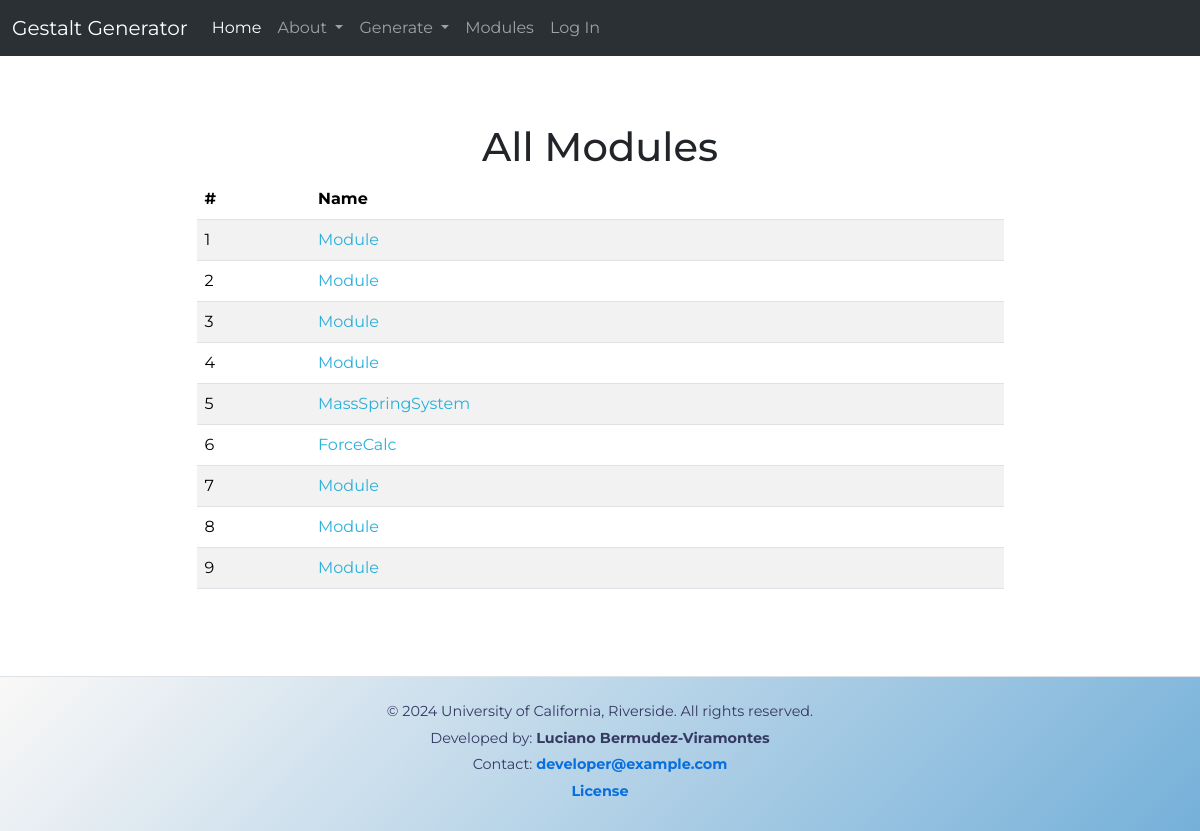
The page /retrieve_modules on the database as committed earlier.
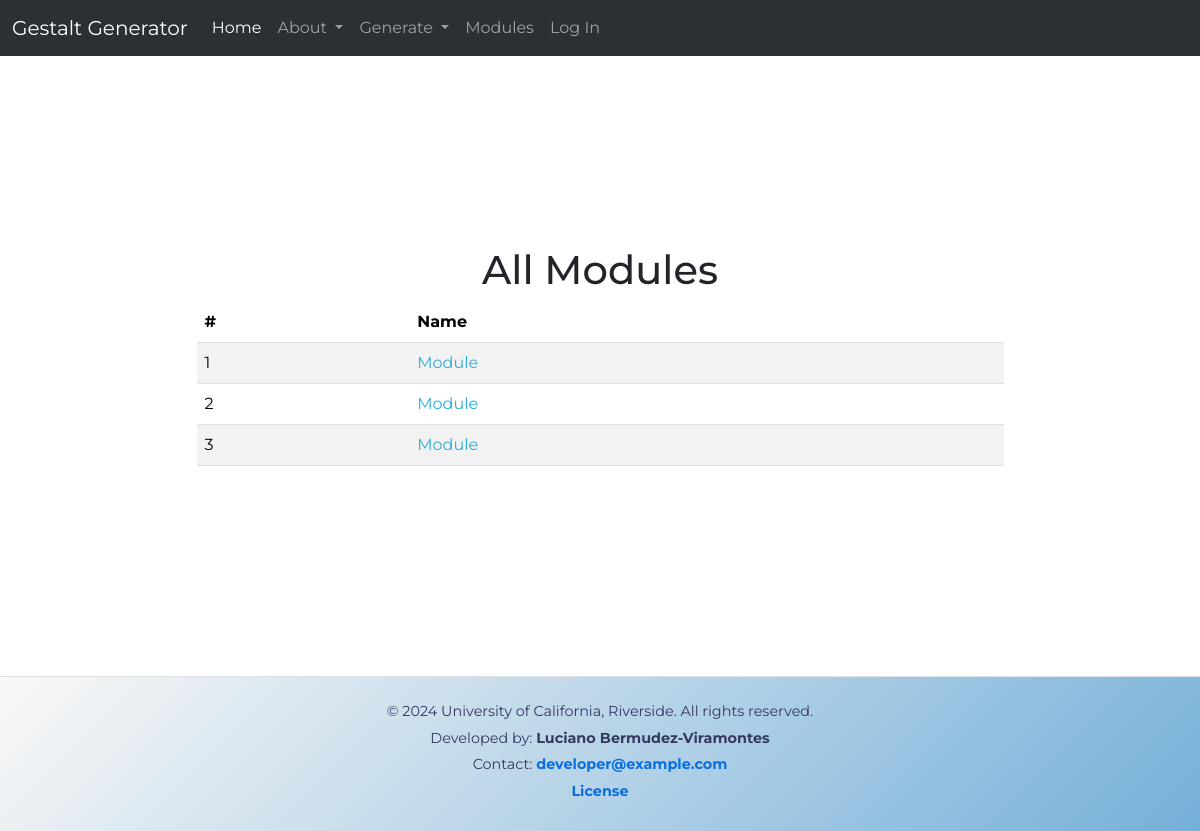
The same page on the database as committed later.
### app/db_models/models.py (models this page shows, shortened)
class EduModule(db.Model):
    __tablename__ = "edu_module"
    id = db.Column(db.Integer, primary_key=True)
    name = db.Column(db.String(256), nullable=False)
    folders = db.relationship("Folder", backref="edu_module", lazy=True)

### app/routes/module_retrieval/module_retrieval.py (the view)
@module_retrieval_bp.route("/retrieve_modules", methods=['GET', 'POST'])
def view_modules():
    modules = EduModule.query.all()
    module_data = []
    for module in modules:
        module_data.append({
            'id': module.id,
            'name': module.name,
        })
    print(f"This is the module data {module_data}")
    return render_template("view_modules.html", modules=module_data)

### app/templates/view_modules.html
{% extends "base.html" %}
{% block content %}
<div class="table-container">
    <h1 class="text-center">All Modules</h1>
    <table class="table table-striped">
        <thead>
            <tr>
                <th scope="col">#</th>
                <th scope="col">Name</th>
            </tr>
        </thead>
        <tbody>
            {% for module in modules %}
            <tr>
                <td>{{ module.id }}</td>
                <td><a
                        href="{{ url_for('module_retrieval_bp.view_module_details',module_name= module.name, module_id = module.id) }}">{{
                        module.name }}</a></td>
            </tr>
            {% endfor %}
        </tbody>
    </table>
</div>
{% endblock %}

### app/templates/base.html (shortened to what this page needs)
<!doctype html>
<html lang="en">
<head>
    {% block css %}
    <link href="https://cdn.jsdelivr.net/npm/bootstrap@5.3.3/dist/css/bootstrap.min.css" rel="stylesheet"
>
    <link href="{{ url_for('static', filename='css/styles.css') }}" rel="stylesheet">
    <link href="{{ url_for('static', filename='css/lecture-style.css') }}" rel="stylesheet">
    {% endblock %}
</head>
<body class="d-flex flex-column min-vh-100">
    {% block navbar %}
    <nav class="navbar navbar-expand-lg bg-body-tertiary" data-bs-theme="dark">
        <div class="container-fluid">
            <a class="navbar-brand" href="#">Gestalt Generator</a>
            <div class="collapse navbar-collapse" id="navbarNavDropdown">
                <ul class="navbar-nav">
                    <li class="nav-item">
                        <a class="nav-link active" aria-current="page" href="{{ url_for('routes.home') }}">Home</a>
                    </li>
                    <li class="nav-item dropdown">
                        <a class="nav-link dropdown-toggle" href="#" role="button" data-bs-toggle="dropdown"
                            aria-expanded="false">
                            About
                        </a>
                    </li>
                    <li class="nav-item dropdown">
                        <a class="nav-link dropdown-toggle" href="#" role="button" data-bs-toggle="dropdown"
                            aria-expanded="false">
                            Generate
                        </a>
                    </li>
                    <li class="nav-item">
                        <a class="nav-link" href="{{ url_for('module_retrieval_bp.view_modules') }}">Modules</a>
                    </li>
                    {% if current_user.is_authenticated %}
                    <li class="nav-item-inline"><a class="nav-link" href="{{ url_for('auth.logout') }}">Log Out</a></li>
                    {% else %}
                    <li class="nav-item-inline"><a class="nav-link" href="{{ url_for('auth.login') }}">Log In</a></li>
                    {% endif %}
                </ul>
            </div>
        </div>
    </nav>
    {% endblock %}
    <div class="container">
        {% block content %}
        {% endblock %}
    </div>
    <footer class="custom_footer text-center border-top py-4 mt-auto">
        <div class="container">
            <p>&copy; 2024 University of California, Riverside. All rights reserved.</p>
            <p>Developed by: <strong>Luciano Bermudez-Viramontes</strong></p>
            <p>Contact: <a href="mailto:developer@example.com" class="footer-link">developer@example.com</a></p>
            <p><a href="{{ url_for('routes.license') }}" target="_blank" class="footer-link">License</a></p>
        </div>
    </footer>
</body>
</html>

### app/static/css/styles.css (style rules this page uses)
:root { --light-shades: #FAF8F7; --light-accent: #EEAF48; --main-brand-color: #75B0D9; --dark-accent: #2AAFDA; --dark-shades: #363962; }
body { font-family: "Montserrat", sans-serif; font-optical-sizing: auto; font-size: 16px; }
.custom_footer { background: linear-gradient(135deg,var(--dark-shades) 0%,var(--light-shades) 0%, var(--main-brand-color) 100%);; color: var(--dark-shades); border-top: 1px solid #e9ecef; padding: 20px 0; font-size: 0.9rem; margin-top: 30px; }
.custom_footer .container { max-width: 1140px; margin: 0 auto; }
.custom_footer p { margin-bottom: 5px; }
.footer-link { color: #086fdd; text-decoration: none; font-weight: bold; transition: color 0.3s ease; }
.table-container { min-height: calc(100vh - 200px); padding: 20px; margin-bottom: 20px; display: flex; flex-direction: column; justify-content: center; align-items: center; }
.table { width: 75%; margin: 0 auto; }
.table a { text-decoration: none; color:var(--dark-accent) }

### app/static/css/lecture-style.css (style rules this page uses)
body { font-size: 16px; }

Rows that differ between the two databases and show on the page:
removed EduModule: id "4", name "Module"
removed EduModule: id "5", name "MassSpringSystem"
removed EduModule: id "6", name "ForceCalc"
removed EduModule: id "7", name "Module"
removed EduModule: id "8", name "Module"
removed EduModule: id "9", name "Module"
